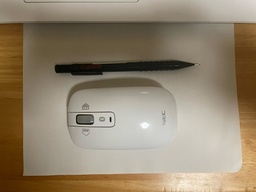
//> input picture 4/in_genta.jpg, 256 x 192 px, shrunk from 2016 x 1512 before the run
$ ./main   (built with g++ and OpenCV 4)
//> lines starting //> are read from the running program, lines starting //| are printed output that depends on the picture; pictures that were not available may be replaced by others from this repository, and a replacement may not be noted
#include <stdio.h>
#include <iostream>
#include <cassert>
#include <opencv2/opencv.hpp>

using namespace cv;

// 周波数領域の交換，低周波数が中央に来るように入れ替えてる
void exchange(Mat& img){
    int cx = img.cols / 2;
    int cy = img.rows / 2;

	Mat q0(img, Rect(0, 0, cx, cy));
	Mat q1(img, Rect(cx, 0, cx, cy));
	Mat q2(img, Rect(0, cy, cx, cy));
	Mat q3(img, Rect(cx, cy, cx, cy));

	Mat tmp;
	q0.copyTo(tmp);
	q3.copyTo(q0);
	tmp.copyTo(q3);

	q1.copyTo(tmp);
	q2.copyTo(q1);
	tmp.copyTo(q2);
}

void DFT_img(Mat& img, Mat& complexI){
    Mat planes[] = { Mat_<float>(img), Mat::zeros(img.size(), CV_32F) };
    // planesをcomplexIにマージする
    merge(planes, 2, complexI);
    // dft実行  complexIに結果が入る
    dft(complexI, complexI);
}

void util_psf(Mat& img, Mat& psf, Mat& out){
    Mat FI, FH;
    DFT_img(img, FI);
    DFT_img(psf, FH);

    for (int y = 0; y < FI.rows; y++) {
        for (int x = 0; x < FI.cols; x++) {
            Complexf & p1 = FI.at<Complexf>(y, x);
            Complexf & p2 = FH.at<Complexf>(y, x);
            p1 = p1 * p2;
        }
    }
    dft(FI, FI, DFT_INVERSE | DFT_SCALE);
    Mat planes[2];
    split(FI, planes);

    out = planes[0];
}


void iDFT_img(Mat& complexI, Mat& img) {
	Mat planes[2];
	// iDFT実行
	// dft実行  complexIに結果が入る
	dft(complexI, complexI, DFT_INVERSE | DFT_SCALE);
	// complexIの実部と虚部をplanesに分解
	split(complexI, planes);
	// 実部をコピー
	planes[0].copyTo(img);

}


// パワースペクトルの表示
void draw_powerspectral(Mat& img, Mat& out){
    if(img.channels() == 1) {
    Mat zeros = Mat::zeros(img.size(), CV_32F);
    Mat in[] = {img, zeros};
    merge(in, 2, img);
    }

    Mat planes[2];
    split(img, planes);  // 複素数の画像を実部と虚部に分割

	Mat magI;
	magnitude(planes[0], planes[1], magI);  // 実部と虚部から絶対値を計算
	// logをとる
	log(magI + 1, magI);
	double maxv;
	minMaxLoc(magI, NULL, &maxv);

    // magnitudeの画像を0から255に正規化する
    normalize(magI, out, 0, 255, NORM_MINMAX);
}


void util_filter(Mat& img, Mat& psf, Mat& out, const char* mode){
    Mat FI, FH;
	DFT_img(img, FI);
    DFT_img(psf, FH);
    exchange(FI);
    exchange(FH);


    if (strcmp(mode, "wiener") == 0){
        assert(FI.size() == FH.size() && "Sizes of FI and FH must be equal!");
        for (int y = 0; y < FI.rows; y++) {
		for (int x = 0; x < FI.cols; x++) {
			Complexf& p1 = FI.at<Complexf>(y, x);
			Complexf& p2 = FH.at<Complexf>(y, x);
			p1 = p1 * p2.conj() / (p2*p2.conj() + 0.0001f);
		}
	}
    }

    if (strcmp(mode, "inverse") == 0){
        for (int y = 0; y < FI.rows; y++) {
		for (int x = 0; x < FI.cols; x++) {
			Complexf& p1 = FI.at<Complexf>(y, x);
			Complexf& p2 = FH.at<Complexf>(y, x);
			p1 = p1 / (p2 + 0.0001f); // 定数の値を小さくするほどオリジナルに近づく
		}
	}
    }
    exchange(FI);
    iDFT_img(FI, out);

}

void image_restoration(Mat& img, Mat& psf, Mat& out, const char* mode){
    Mat tH = psf.clone();
	for (int y = 0; y < psf.rows; y++) {
		for (int x = 0; x < psf.cols; x++) {
			tH.at<float>(y, x) = psf.at<float>(psf.rows-1-y, psf.cols-1-x);
		}
	}

    // 推定すべき画像：初期値を0.5と一定の画像とする。
	Mat F(img.rows, img.cols, CV_32F), D;
	F = 0.5;

    for (int it = 0; it < 100; it++) {
        if (strcmp(mode, "grad") == 0){
            // 勾配を求める
            Mat Hf;
            filter2D(F, Hf, CV_32F, psf);   // 予測Fをpsfで畳み込む
            Mat D = (img - Hf), pD;         // 得られたHfとimgの差をとる
            double err = sum(D.mul(D))[0];
            //printf("it=%d, err=%.2f\n", it, err);
            printf("%.2f\n",err);
            filter2D(D, pD, CV_32F, tH);    // エラーDの勾配をpsfの反転であるtHを畳み込み計算
            // 更新
            double alpha = 0.1;
            F = F + alpha * pD;
            imshow("reconst", F);
		    waitKey(1);
        }
        if (strcmp(mode, "rl") == 0){
            // Richardson-Lucy
            Mat Hf;
            filter2D(F, Hf, CV_32F, psf);
            Mat D = img.mul(1.0f / Hf), pD;         // imgとHfの比率
            Mat diff = img - Hf;
            double err = sum(diff.mul(diff))[0];
            //printf("it=%d, MSE=%.2f\n", it, err);
            printf("%.2f\n",err);
            filter2D(D, pD, CV_32F, tH);
            F = F.mul(pD);
            imshow("reconst", F);
		    waitKey(1);
        }

    }

    out = F;

}

int main(){
    Mat img, psf, psf_;
    img = Mat_<float>(imread("in_genta.jpg", 0)) / 255.0;
//> img: 192 rows x 256 cols, CV_32FC1; min 0, max 1, mean 0.525
    psf = Mat_<float>(imread("psf_genta.png", 0)) / 255.0;
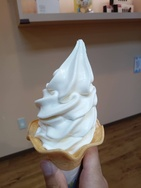
//> input picture 4/in.jpg, 141 x 188 px, shrunk from 1108 x 1477 before the run, given in place of psf_genta.png, which was not available
//> psf: 188 rows x 141 cols, CV_32FC1; min 0.00784, max 0.969, mean 0.44
    psf_ = psf.clone();

    //resize(img, img, Size(800, 800 * img.rows / img.cols));

    //センタリングした方が良さそう
	int padTop = (img.rows - psf.rows) / 2;
//> padTop = 2
    int padBottom = img.rows - psf.rows - padTop;
//> padBottom = 2
    int padLeft = (img.cols - psf.cols) / 2;
//> padLeft = 57
    int padRight = img.cols - psf.cols - padLeft;
//> padRight = 58
    copyMakeBorder(psf, psf, padTop, padBottom, padLeft, padRight, BORDER_CONSTANT, 0);
//> psf: 192 rows x 256 cols, CV_32FC1

    // フィルタの総和を1にする = 明るさ一定
    psf = psf / sum(psf);

    // Level 1
    // PSFで入力画像をフィルタにかける
    Mat G;
    //filter2D(img, G, -1, psf_);
    imwrite("./test.png", psf * 22255.0);
    util_psf(img, psf, G);
//> in DFT_img, `Mat planes[] = { Mat_<float>(img), Mat::zeros(img.size(), CV_32F) };`: planes[1]: 192 rows x 256 cols, CV_32FC1; every value is 0
    exchange(G);
    imwrite("./util_psf.png", G * 255.0);


    // Level 2
    // DFTをかけ，低周波数成分が中心にくるように変換し，パワースペクトルを表示
    Mat complexI, complexII;
    DFT_img(G, complexI);
    DFT_img(psf, complexII);
    exchange(complexI);
    exchange(complexII);

    Mat out1, out2;
    draw_powerspectral(complexI, out1);
//> in draw_powerspectral, `minMaxLoc(magI, NULL, &maxv);`:
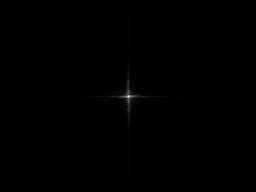
//> magI: 192 rows x 256 cols, CV_32FC1; min 7.15e-07, max 10.16, mean 0.0171; drawn with min black and max white
//> in draw_powerspectral, `minMaxLoc(magI, NULL, &maxv);`: maxv = 10.16
    draw_powerspectral(complexII, out2);
//> in draw_powerspectral (call 2), `split(img, planes);`:
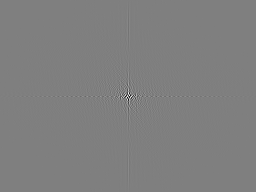
//> planes[1]: 192 rows x 256 cols, CV_32FC1; min -0.059, max 0.059, mean -1.36e-13; drawn with min black and max white
//> in draw_powerspectral (call 2), `minMaxLoc(magI, NULL, &maxv);`: maxv = 0.693
    imwrite("./power_spectral_img.png", out1);
    imwrite("./power_spectral_psf.png", out2);

    Mat out3;
    util_filter(G, psf, out3, "wiener");
    exchange(out3);
    imwrite("./util_wiener_img.png", out3 * 255.0);
    util_filter(G, psf, out3, "inverse");
//> in iDFT_img (call 2), `split(complexI, planes);`:
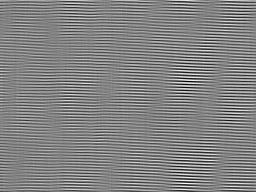
//> planes[1]: 192 rows x 256 cols, CV_32FC1; min -8.32e-07, max 7.89e-07, mean 7.4e-17; drawn with min black and max white
    exchange(out3);
    imwrite("./util_inverse_img.png", out3 * 255.0);


    // Level 3
    // フーリエ変換を使わず，元の画像で推定を行う方法
    Mat out4;
    image_restoration(G, psf, out4, "grad");
//> after the loop in image_restoration, `for (int y = 0; y < psf.rows; y++)`:
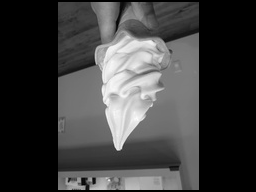
//> tH: 192 rows x 256 cols, CV_32FC1; min 0, max 8.31e-05, mean 2.03e-05; drawn with min black and max white
//> the loop in image_restoration, `for (int it = 0; it < 100; it++)` made 100 passes
//> err on passes 1 to 12: 177.7, 157.1, 139.6, 124.6, 111.7, 100.7, 91.22, 83.02, 75.92, 69.76, 64.39, 59.69
//| 177.66
//| 157.09
//| 139.56
//| 124.57
//| 111.74
//| 100.71
//| 91.22
//| 83.02
//> (output is shown up to pass 8 of 100)
//> pass 1, in image_restoration, `Mat D = (img - Hf), pD;`:
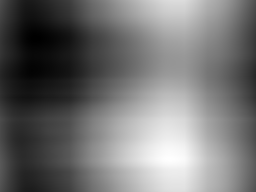
//> D: 192 rows x 256 cols, CV_32FC1; min -0.0709, max 0.143, mean 0.0252; drawn with min black and max white
//> pass 1, in image_restoration, `filter2D(D, pD, CV_32F, tH);`:
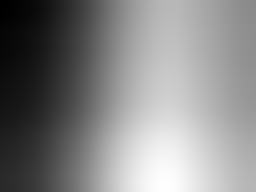
//> pD: 192 rows x 256 cols, CV_32FC1; min -0.0482, max 0.0926, mean 0.0259; drawn with min black and max white
    imwrite("./util_grad.png", out4 * 255.0);
    image_restoration(G, psf, out4, "rl");
//> the loop in image_restoration (call 2), `for (int it = 0; it < 100; it++)` made 100 passes
//> err on passes 1 to 12: 177.7, 46.47, 29.43, 22.7, 19.16, 16.93, 15.34, 14.12, 13.14, 12.33, 11.66, 11.1
//| 177.66
//| 46.47
//| 29.43
//| 22.70
//| 19.16
//| 16.93
//| 15.34
//| 14.12
//> (output is shown up to pass 8 of 100)
    imwrite("./util_rl.png", out4 * 255.0);

}
